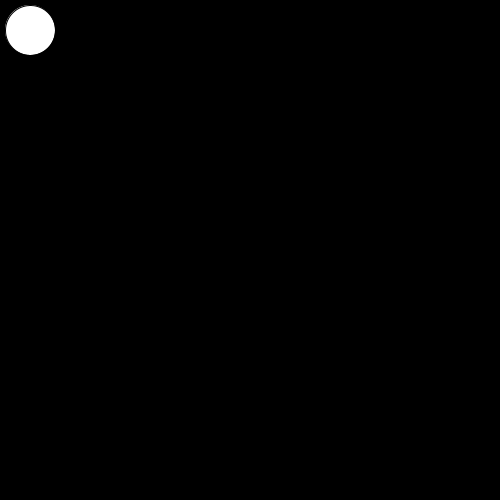
Frame 1 (no input)
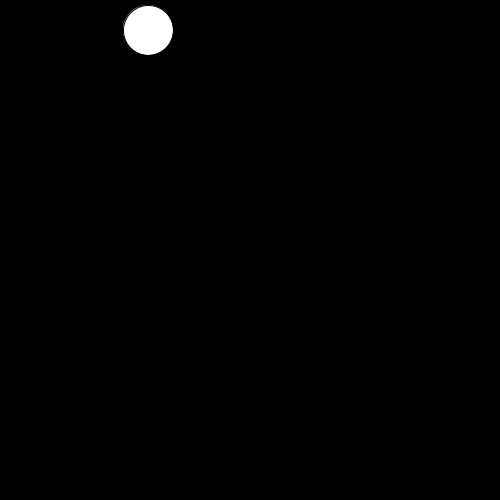
Frame 60 (the mouse pressed at the canvas centre just before this capture)
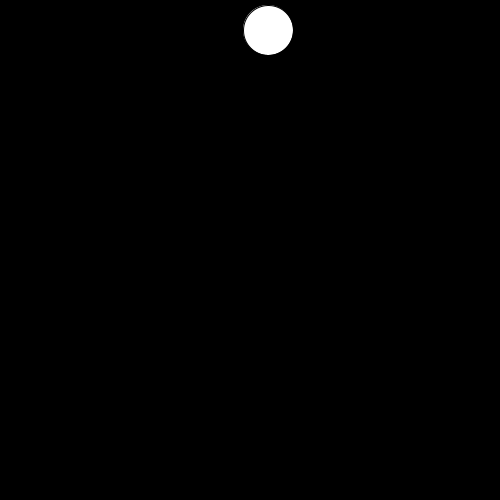
Frame 120 (the mouse held since frame 60 and released just before this capture)

The Processing sketch that drew these frames (run headless with seeded random() and noise(); from frame 60 on, the mouse is pressed at the canvas centre):

// Processing sketch: processing_52220
// ── processing_52220.pde

int fl;
int x;
int y;

void setup(){
  size(500,500);
  x=30;
  y=30;
  fl=0;
}


void draw() {
  background(#000000);
    ellipse(x,y,50,50);
    
    //arriba
    if (fl==0){
      x=x+2;
    }
    if (x > 470){
     if(fl==0) fill(random(0,255),random(0,255),random(0,255));
    fl=1;
    
    } 
   //derecha
   if( fl==1){
     y=y+2;
   } 
   
  if(y > 470){
    if (fl==1) fill(random(0,255),random(0,255),random(0,255));
    fl=2;
    
  }
  
  //abajo
  if(fl==2){
    x=x-2;
    
  }
  
  if(x < 30){
    if(fl==2) fill(random(0,255),random(0,255),random(0,255));
    fl=3;
    
  }
  
  //izq
  if(fl==3){
    y=y-2;
    
  }
  
  if(y < 30){
   if(fl==3) fill(random(0,255),random(0,255),random(0,255));
    fl=0;
    
  }
}
